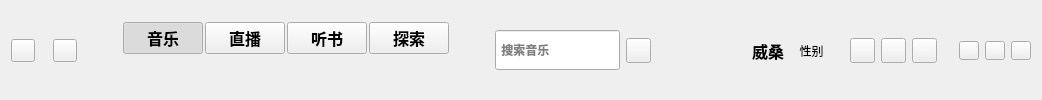
    <widget class="TitleWidget" name="title_widget" native="true">
     <property name="sizePolicy">
      <sizepolicy hsizetype="Preferred" vsizetype="Fixed">
       <horstretch>0</horstretch>
       <verstretch>0</verstretch>
      </sizepolicy>
     </property>
     <property name="minimumSize">
      <size>
       <width>0</width>
       <height>75</height>
      </size>
     </property>
     <property name="mouseTracking">
      <bool>false</bool>
     </property>
     <layout class="QHBoxLayout" name="horizontalLayout_2">
      <property name="topMargin">
       <number>12</number>
      </property>
      <item>
       <widget class="QToolButton" name="title_return_toolButton">
        <property name="minimumSize">
         <size>
          <width>22</width>
          <height>22</height>
         </size>
        </property>
        <property name="text">
         <string/>
        </property>
       </widget>
      </item>
      <item>
       <spacer name="horizontalSpacer_4">
        <property name="orientation">
         <enum>Qt::Horizontal</enum>
        </property>
        <property name="sizeType">
         <enum>QSizePolicy::Fixed</enum>
        </property>
        <property name="sizeHint" stdset="0">
         <size>
          <width>12</width>
          <height>20</height>
         </size>
        </property>
       </spacer>
      </item>
      <item>
       <widget class="QToolButton" name="title_refresh_toolButton">
        <property name="minimumSize">
         <size>
          <width>22</width>
          <height>22</height>
         </size>
        </property>
        <property name="text">
         <string/>
        </property>
       </widget>
      </item>
      <item>
       <spacer name="hs">
        <property name="orientation">
         <enum>Qt::Horizontal</enum>
        </property>
        <property name="sizeType">
         <enum>QSizePolicy::Fixed</enum>
        </property>
        <property name="sizeHint" stdset="0">
         <size>
          <width>40</width>
          <height>20</height>
         </size>
        </property>
       </spacer>
      </item>
      <item>
       <layout class="QHBoxLayout" name="horizontalLayout">
        <property name="spacing">
         <number>2</number>
        </property>
        <item>
         <layout class="QVBoxLayout" name="music_verticalLayout">
          <property name="spacing">
           <number>0</number>
          </property>
          <item>
           <widget class="QPushButton" name="title_music_pushButton">
            <property name="minimumSize">
             <size>
              <width>50</width>
              <height>30</height>
             </size>
            </property>
            <property name="font">
             <font>
              <pointsize>12</pointsize>
              <bold>true</bold>
             </font>
            </property>
            <property name="text">
             <string>音乐</string>
            </property>
            <property name="checkable">
             <bool>true</bool>
            </property>
            <property name="checked">
             <bool>true</bool>
            </property>
            <property name="autoExclusive">
             <bool>true</bool>
            </property>
           </widget>
          </item>
          <item>
           <widget class="QLabel" name="index_label1">
            <property name="sizePolicy">
             <sizepolicy hsizetype="Preferred" vsizetype="Preferred">
              <horstretch>0</horstretch>
              <verstretch>0</verstretch>
             </sizepolicy>
            </property>
            <property name="maximumSize">
             <size>
              <width>16777215</width>
              <height>15</height>
             </size>
            </property>
            <property name="text">
             <string/>
            </property>
            <property name="scaledContents">
             <bool>true</bool>
            </property>
            <property name="alignment">
             <set>Qt::AlignCenter</set>
            </property>
           </widget>
          </item>
         </layout>
        </item>
        <item>
         <layout class="QVBoxLayout" name="live_verticalLayout">
          <property name="spacing">
           <number>0</number>
          </property>
          <item>
           <widget class="QPushButton" name="title_live_pushButton">
            <property name="minimumSize">
             <size>
              <width>50</width>
              <height>30</height>
             </size>
            </property>
            <property name="font">
             <font>
              <pointsize>12</pointsize>
              <bold>true</bold>
             </font>
            </property>
            <property name="text">
             <string>直播</string>
            </property>
            <property name="checkable">
             <bool>true</bool>
            </property>
            <property name="autoExclusive">
             <bool>true</bool>
            </property>
           </widget>
          </item>
          <item>
           <widget class="QLabel" name="index_label2">
            <property name="maximumSize">
             <size>
              <width>16777215</width>
              <height>15</height>
             </size>
            </property>
            <property name="text">
             <string/>
            </property>
            <property name="scaledContents">
             <bool>true</bool>
            </property>
            <property name="alignment">
             <set>Qt::AlignCenter</set>
            </property>
           </widget>
          </item>
         </layout>
        </item>
        <item>
         <layout class="QVBoxLayout" name="listenBook_verticalLayout">
          <property name="spacing">
           <number>0</number>
          </property>
          <item>
           <widget class="QPushButton" name="title_listenBook_pushButton">
            <property name="minimumSize">
             <size>
              <width>50</width>
              <height>30</height>
             </size>
            </property>
            <property name="font">
             <font>
              <pointsize>12</pointsize>
              <bold>true</bold>
             </font>
            </property>
            <property name="text">
             <string>听书</string>
            </property>
            <property name="checkable">
             <bool>true</bool>
            </property>
            <property name="autoExclusive">
             <bool>true</bool>
            </property>
           </widget>
          </item>
          <item>
           <widget class="QLabel" name="index_label3">
            <property name="maximumSize">
             <size>
              <width>16777215</width>
              <height>15</height>
             </size>
            </property>
            <property name="text">
             <string/>
            </property>
            <property name="scaledContents">
             <bool>true</bool>
            </property>
            <property name="alignment">
             <set>Qt::AlignCenter</set>
            </property>
           </widget>
          </item>
         </layout>
        </item>
        <item>
         <layout class="QVBoxLayout" name="found_verticalLayout">
          <property name="spacing">
           <number>0</number>
          </property>
          <item>
           <widget class="QPushButton" name="title_found_pushButton">
            <property name="minimumSize">
             <size>
              <width>50</width>
              <height>30</height>
             </size>
            </property>
            <property name="font">
             <font>
              <pointsize>12</pointsize>
              <bold>true</bold>
             </font>
            </property>
            <property name="text">
             <string>探索</string>
            </property>
            <property name="checkable">
             <bool>true</bool>
            </property>
            <property name="autoExclusive">
             <bool>true</bool>
            </property>
           </widget>
          </item>
          <item>
           <widget class="QLabel" name="index_label4">
            <property name="maximumSize">
             <size>
              <width>16777215</width>
              <height>15</height>
             </size>
            </property>
            <property name="text">
             <string/>
            </property>
            <property name="scaledContents">
             <bool>true</bool>
            </property>
            <property name="alignment">
             <set>Qt::AlignCenter</set>
            </property>
           </widget>
          </item>
         </layout>
        </item>
       </layout>
      </item>
      <item>
       <spacer name="hs2">
        <property name="orientation">
         <enum>Qt::Horizontal</enum>
        </property>
        <property name="sizeType">
         <enum>QSizePolicy::Fixed</enum>
        </property>
        <property name="sizeHint" stdset="0">
         <size>
          <width>40</width>
          <height>20</height>
         </size>
        </property>
       </spacer>
      </item>
      <item>
       <widget class="MySearchLineEdit" name="search_lineEdit">
        <property name="sizePolicy">
         <sizepolicy hsizetype="Preferred" vsizetype="Fixed">
          <horstretch>0</horstretch>
          <verstretch>0</verstretch>
         </sizepolicy>
        </property>
        <property name="minimumSize">
         <size>
          <width>100</width>
          <height>40</height>
         </size>
        </property>
        <property name="maximumSize">
         <size>
          <width>16777215</width>
          <height>40</height>
         </size>
        </property>
        <property name="font">
         <font>
          <bold>true</bold>
         </font>
        </property>
        <property name="placeholderText">
         <string> 搜索音乐</string>
        </property>
       </widget>
      </item>
      <item>
       <widget class="QToolButton" name="listen_toolButton">
        <property name="minimumSize">
         <size>
          <width>25</width>
          <height>25</height>
         </size>
        </property>
        <property name="cursor">
         <cursorShape>PointingHandCursor</cursorShape>
        </property>
        <property name="toolTip">
         <string>听歌识曲</string>
        </property>
        <property name="text">
         <string/>
        </property>
       </widget>
      </item>
      <item>
       <spacer name="hs3">
        <property name="orientation">
         <enum>Qt::Horizontal</enum>
        </property>
        <property name="sizeHint" stdset="0">
         <size>
          <width>40</width>
          <height>20</height>
         </size>
        </property>
       </spacer>
      </item>
      <item>
       <widget class="QLabel" name="title_portrait_label">
        <property name="minimumSize">
         <size>
          <width>40</width>
          <height>40</height>
         </size>
        </property>
        <property name="maximumSize">
         <size>
          <width>40</width>
          <height>40</height>
         </size>
        </property>
        <property name="cursor">
         <cursorShape>PointingHandCursor</cursorShape>
        </property>
        <property name="toolTip">
         <string>头像</string>
        </property>
        <property name="text">
         <string/>
        </property>
        <property name="scaledContents">
         <bool>true</bool>
        </property>
        <property name="alignment">
         <set>Qt::AlignCenter</set>
        </property>
       </widget>
      </item>
      <item>
       <widget class="QLabel" name="title_name_label">
        <property name="minimumSize">
         <size>
          <width>50</width>
          <height>0</height>
         </size>
        </property>
        <property name="font">
         <font>
          <pointsize>12</pointsize>
          <bold>true</bold>
         </font>
        </property>
        <property name="toolTip">
         <string>昵称</string>
        </property>
        <property name="text">
         <string>威桑</string>
        </property>
        <property name="alignment">
         <set>Qt::AlignCenter</set>
        </property>
       </widget>
      </item>
      <item>
       <widget class="QLabel" name="title_gender_label">
        <property name="sizePolicy">
         <sizepolicy hsizetype="Fixed" vsizetype="Fixed">
          <horstretch>0</horstretch>
          <verstretch>0</verstretch>
         </sizepolicy>
        </property>
        <property name="minimumSize">
         <size>
          <width>25</width>
          <height>25</height>
         </size>
        </property>
        <property name="maximumSize">
         <size>
          <width>25</width>
          <height>25</height>
         </size>
        </property>
        <property name="toolTip">
         <string>性别</string>
        </property>
        <property name="text">
         <string>性别</string>
        </property>
        <property name="scaledContents">
         <bool>true</bool>
        </property>
        <property name="alignment">
         <set>Qt::AlignCenter</set>
        </property>
       </widget>
      </item>
      <item>
       <spacer name="hs4">
        <property name="orientation">
         <enum>Qt::Horizontal</enum>
        </property>
        <property name="sizeType">
         <enum>QSizePolicy::Fixed</enum>
        </property>
        <property name="sizeHint" stdset="0">
         <size>
          <width>20</width>
          <height>20</height>
         </size>
        </property>
       </spacer>
      </item>
      <item>
       <widget class="QToolButton" name="theme_toolButton">
        <property name="minimumSize">
         <size>
          <width>25</width>
          <height>25</height>
         </size>
        </property>
        <property name="cursor">
         <cursorShape>PointingHandCursor</cursorShape>
        </property>
        <property name="toolTip">
         <string>主题</string>
        </property>
        <property name="text">
         <string/>
        </property>
       </widget>
      </item>
      <item>
       <widget class="QToolButton" name="message_toolButton">
        <property name="minimumSize">
         <size>
          <width>25</width>
          <height>25</height>
         </size>
        </property>
        <property name="cursor">
         <cursorShape>PointingHandCursor</cursorShape>
        </property>
        <property name="toolTip">
         <string>消息</string>
        </property>
        <property name="text">
         <string/>
        </property>
       </widget>
      </item>
      <item>
       <widget class="QToolButton" name="menu_toolButton">
        <property name="minimumSize">
         <size>
          <width>25</width>
          <height>25</height>
         </size>
        </property>
        <property name="cursor">
         <cursorShape>PointingHandCursor</cursorShape>
        </property>
        <property name="toolTip">
         <string>菜单</string>
        </property>
        <property name="text">
         <string/>
        </property>
       </widget>
      </item>
      <item>
       <widget class="QLabel" name="title_line">
        <property name="sizePolicy">
         <sizepolicy hsizetype="Fixed" vsizetype="Fixed">
          <horstretch>0</horstretch>
          <verstretch>0</verstretch>
         </sizepolicy>
        </property>
        <property name="minimumSize">
         <size>
          <width>10</width>
          <height>20</height>
         </size>
        </property>
        <property name="maximumSize">
         <size>
          <width>10</width>
          <height>20</height>
         </size>
        </property>
        <property name="text">
         <string/>
        </property>
        <property name="scaledContents">
         <bool>true</bool>
        </property>
       </widget>
      </item>
      <item>
       <widget class="RippleButton" name="min_toolButton">
        <property name="cursor">
         <cursorShape>PointingHandCursor</cursorShape>
        </property>
        <property name="toolTip">
         <string>最小化</string>
        </property>
        <property name="text">
         <string/>
        </property>
        <property name="iconSize">
         <size>
          <width>12</width>
          <height>12</height>
         </size>
        </property>
       </widget>
      </item>
      <item>
       <widget class="RippleButton" name="max_toolButton">
        <property name="cursor">
         <cursorShape>PointingHandCursor</cursorShape>
        </property>
        <property name="toolTip">
         <string>最大化</string>
        </property>
        <property name="text">
         <string/>
        </property>
        <property name="iconSize">
         <size>
          <width>12</width>
          <height>12</height>
         </size>
        </property>
       </widget>
      </item>
      <item>
       <widget class="RippleButton" name="close_toolButton">
        <property name="cursor">
         <cursorShape>PointingHandCursor</cursorShape>
        </property>
        <property name="toolTip">
         <string>关闭</string>
        </property>
        <property name="text">
         <string/>
        </property>
        <property name="iconSize">
         <size>
          <width>12</width>
          <height>12</height>
         </size>
        </property>
       </widget>
      </item>
     </layout>
    </widget>
